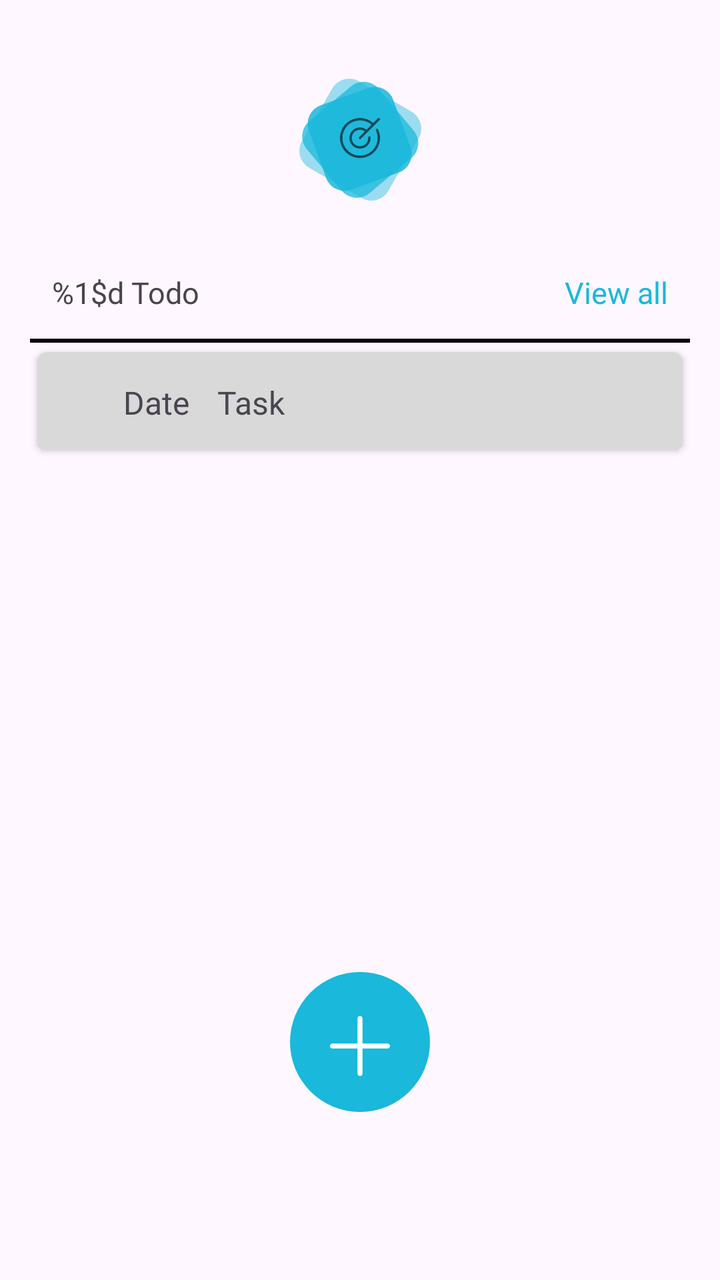
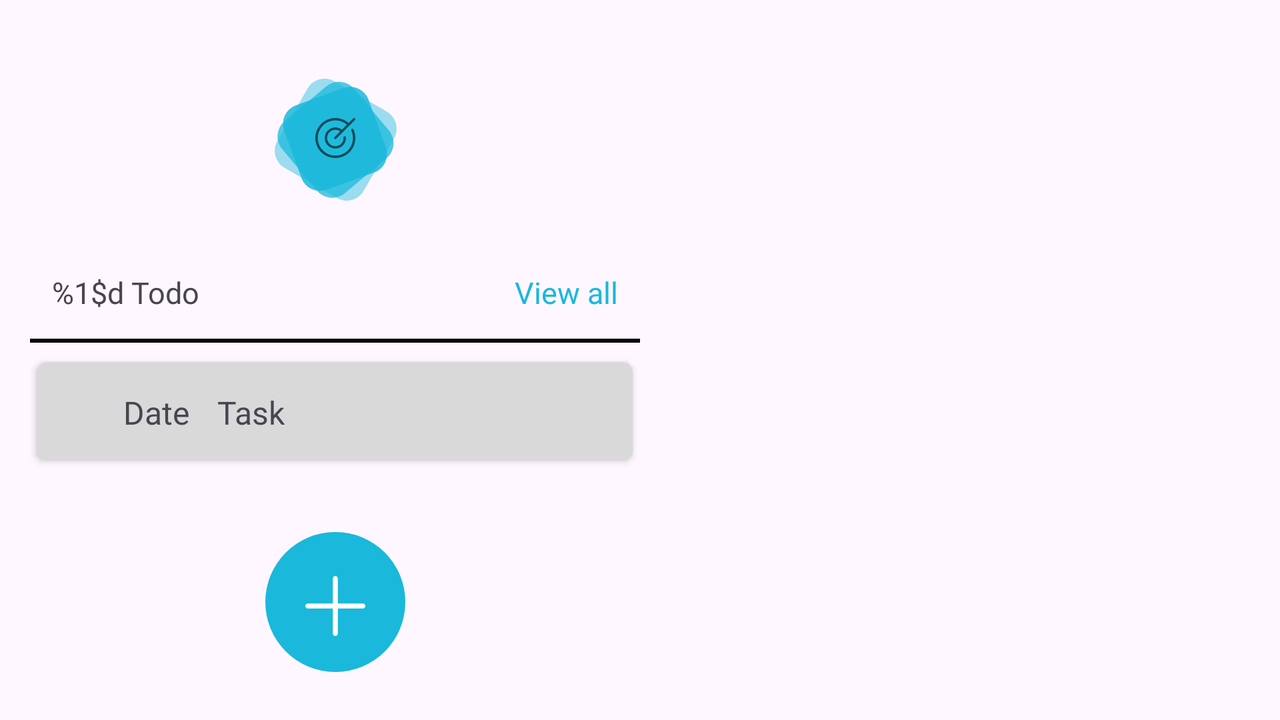

One screen, two layout resources from the same app: the default and the repository's alternative for another configuration. Each is rendered where Android would select it; the XML of both is given below.
<!-- AndroidManifest.xml: application theme Theme.TodoListPlanner -->
<!-- res/layout/activity_main.xml -->
<?xml version="1.0" encoding="utf-8"?>
<androidx.constraintlayout.widget.ConstraintLayout xmlns:android="http://schemas.android.com/apk/res/android"
    xmlns:app="http://schemas.android.com/apk/res-auto"
    xmlns:tools="http://schemas.android.com/tools"
    android:layout_width="match_parent"
    android:layout_height="match_parent"
    android:paddingStart="15dp"
    android:paddingEnd="15dp"
    tools:context=".presentation.MainActivity">

    <ImageView
        android:id="@+id/im_logo"
        android:layout_width="wrap_content"
        android:layout_height="wrap_content"
        android:layout_marginTop="20dp"
        android:background="@android:color/transparent"
        android:importantForAccessibility="no"
        android:src="@drawable/ic_mini_logo"
        app:layout_constraintEnd_toEndOf="parent"
        app:layout_constraintHorizontal_bias="0.5"
        app:layout_constraintStart_toStartOf="parent"
        app:layout_constraintTop_toTopOf="parent"
        tools:ignore="ImageContrastCheck" />

    <TextView
        android:id="@+id/tv_todos_count"
        android:layout_width="wrap_content"
        android:layout_height="wrap_content"
        android:layout_marginStart="11dp"
        android:layout_marginTop="16dp"
        android:fontFamily="@font/montserrat_medium"
        android:text="@string/todo_count"
        android:textSize="15sp"
        app:layout_constraintStart_toStartOf="parent"
        app:layout_constraintTop_toBottomOf="@id/im_logo" />

    <TextView
        android:id="@+id/view_all_button"
        android:layout_width="wrap_content"
        android:layout_height="wrap_content"
        android:layout_marginTop="16dp"
        android:layout_marginEnd="11dp"
        android:fontFamily="@font/montserrat_medium"
        android:text="@string/view_all_button"
        android:textColor="@color/view_all_button_color"
        android:textSize="15sp"
        app:layout_constraintEnd_toEndOf="parent"
        app:layout_constraintTop_toBottomOf="@id/im_logo"
        tools:ignore="TextContrastCheck" />

    <View
        android:id="@+id/bg_line"
        android:layout_width="match_parent"
        android:layout_height="2dp"
        android:layout_marginTop="13dp"
        android:background="@color/black"
        app:layout_constraintEnd_toEndOf="parent"
        app:layout_constraintHorizontal_bias="0.5"
        app:layout_constraintStart_toStartOf="parent"
        app:layout_constraintTop_toBottomOf="@id/view_all_button" />

    <androidx.cardview.widget.CardView
        android:id="@+id/cardView"
        android:layout_width="0dp"
        android:layout_height="wrap_content"
        android:layout_marginBottom="10dp"
        android:backgroundTint="@color/filter_panel_background"
        app:cardCornerRadius="5dp"
        app:cardUseCompatPadding="true"
        app:layout_constraintBottom_toTopOf="@+id/rc_main"
        app:layout_constraintEnd_toEndOf="parent"
        app:layout_constraintHorizontal_bias="0.5"
        app:layout_constraintStart_toStartOf="parent"
        app:layout_constraintTop_toBottomOf="@+id/bg_line">

        <androidx.constraintlayout.widget.ConstraintLayout
            android:layout_width="match_parent"
            android:layout_height="wrap_content"
            android:paddingStart="9dp"
            android:paddingTop="13dp"
            android:paddingEnd="9dp"
            android:paddingBottom="12dp">

            <CheckBox
                android:id="@+id/check_box_filter_panel"
                android:layout_width="24dp"
                android:layout_height="24dp"
                android:background="@drawable/checkbox_layout"
                android:button="@null"
                android:focusable="true"
                android:focusableInTouchMode="true"
                app:layout_constraintBottom_toBottomOf="parent"
                app:layout_constraintStart_toStartOf="parent"
                app:layout_constraintTop_toTopOf="parent"
                tools:ignore="TouchTargetSizeCheck,DuplicateSpeakableTextCheck" />

            <TextView
                android:id="@+id/tv_date"
                android:layout_width="wrap_content"
                android:layout_height="wrap_content"
                android:fontFamily="@font/montserrat"
                android:paddingStart="10dp"
                android:paddingEnd="10dp"
                android:text="@string/filter_panel_date"
                android:textSize="16sp"
                app:layout_constraintBottom_toBottomOf="parent"
                app:layout_constraintStart_toEndOf="@id/check_box_filter_panel"
                app:layout_constraintTop_toTopOf="parent"
                app:layout_constraintVertical_bias="0.5" />

            <TextView
                android:layout_width="0dp"
                android:layout_height="wrap_content"
                android:layout_marginStart="4dp"
                android:fontFamily="@font/montserrat"
                android:text="@string/filter_panel_task"
                android:textSize="16sp"
                app:layout_constraintBottom_toBottomOf="parent"
                app:layout_constraintEnd_toEndOf="parent"
                app:layout_constraintStart_toEndOf="@+id/tv_date"
                app:layout_constraintTop_toTopOf="parent"
                app:layout_constraintVertical_bias="0.5" />

        </androidx.constraintlayout.widget.ConstraintLayout>

    </androidx.cardview.widget.CardView>

    <androidx.recyclerview.widget.RecyclerView
        android:id="@+id/rc_main"
        android:layout_width="0dp"
        android:layout_height="0dp"
        android:layout_marginBottom="50dp"
        app:layoutManager="androidx.recyclerview.widget.LinearLayoutManager"
        app:layout_constraintBottom_toTopOf="@+id/fab"
        app:layout_constraintEnd_toEndOf="parent"
        app:layout_constraintHorizontal_bias="0.5"
        app:layout_constraintStart_toStartOf="parent"
        app:layout_constraintTop_toBottomOf="@+id/cardView"
        tools:listitem="@layout/todo_item" />

    <ImageButton
        android:id="@+id/fab"
        android:layout_width="wrap_content"
        android:layout_height="wrap_content"
        android:layout_marginBottom="76dp"
        android:background="@android:color/transparent"
        android:clickable="true"
        android:focusable="true"
        android:importantForAccessibility="no"
        android:src="@drawable/ic_add_button"
        app:layout_constraintBottom_toBottomOf="parent"
        app:layout_constraintEnd_toEndOf="parent"
        app:layout_constraintHorizontal_bias="0.5"
        app:layout_constraintStart_toStartOf="parent"
        app:layout_constraintTop_toBottomOf="@+id/rc_main"
        tools:ignore="ImageContrastCheck" />

</androidx.constraintlayout.widget.ConstraintLayout>
<!-- resources referenced by this layout -->
<resources>
  <color name="black">#FF000000</color>
  <color name="filter_panel_background">#D9D9D9</color>
  <color name="view_all_button_color">#1AB8DB</color>
  <!-- drawable checkbox_layout (drawable) -->
  <?xml version="1.0" encoding="utf-8"?>
  <selector xmlns:android="http://schemas.android.com/apk/res/android">
      <item android:drawable="@drawable/ic_unchecked_checkbox"
          android:state_checked="false"/>
      <item android:drawable="@drawable/ic_checked_checkbox"
          android:state_checked="true"/>
      <item android:drawable="@drawable/ic_unchecked_checkbox"/>
  </selector>
  <!-- drawable ic_add_button (drawable) -->
  <vector xmlns:android="http://schemas.android.com/apk/res/android"
      android:width="78dp"
      android:height="78dp"
      android:viewportWidth="78"
      android:viewportHeight="78">
    <path
        android:pathData="M39,35m-35,0a35,35 0,1 1,70 0a35,35 0,1 1,-70 0"
        android:fillColor="#1AB8DB"/>
    <path
        android:pathData="M54,37C54,37.164 53.968,37.327 53.905,37.478C53.842,37.63 53.75,37.768 53.634,37.884C53.518,38 53.38,38.092 53.228,38.155C53.077,38.218 52.914,38.25 52.75,38.25H40.25V50.75C40.25,51.082 40.118,51.4 39.884,51.634C39.65,51.868 39.332,52 39,52C38.668,52 38.35,51.868 38.116,51.634C37.882,51.4 37.75,51.082 37.75,50.75V38.25H25.25C24.919,38.25 24.601,38.118 24.366,37.884C24.132,37.65 24,37.332 24,37C24,36.668 24.132,36.35 24.366,36.116C24.601,35.882 24.919,35.75 25.25,35.75H37.75V23.25C37.75,22.919 37.882,22.601 38.116,22.366C38.35,22.132 38.668,22 39,22C39.332,22 39.65,22.132 39.884,22.366C40.118,22.601 40.25,22.919 40.25,23.25V35.75H52.75C52.914,35.75 53.077,35.782 53.228,35.845C53.38,35.908 53.518,36 53.634,36.116C53.75,36.232 53.842,36.37 53.905,36.522C53.968,36.673 54,36.836 54,37Z"
        android:fillColor="#ffffff"/>
  </vector>
  <!-- drawable ic_mini_logo: vector/xml drawable (drawable, 3498 chars, omitted) -->
  <string name="filter_panel_date">Date</string>
  <string name="filter_panel_task">Task</string>
  <string name="todo_count">%1$d Todo</string>
  <string name="view_all_button">View all</string>
  <style name="Theme.TodoListPlanner" parent="Base.Theme.TodoListPlanner" />
  <!-- drawable ic_checked_checkbox (drawable) -->
  <vector xmlns:android="http://schemas.android.com/apk/res/android"
      android:width="20dp"
      android:height="20dp"
      android:viewportWidth="20"
      android:viewportHeight="20">
    <path
        android:pathData="M5,0L15,0A5,5 0,0 1,20 5L20,15A5,5 0,0 1,15 20L5,20A5,5 0,0 1,0 15L0,5A5,5 0,0 1,5 0z"
        android:fillColor="#ffffff"/>
    <path
        android:pathData="M7.218,15.434C7.132,15.434 7.047,15.418 6.968,15.385C6.889,15.352 6.817,15.304 6.756,15.243L2.191,10.678C2.13,10.618 2.082,10.546 2.05,10.467C2.017,10.388 2,10.303 2,10.217C2,10.132 2.017,10.047 2.05,9.968C2.082,9.889 2.13,9.817 2.191,9.756C2.252,9.696 2.323,9.647 2.403,9.615C2.482,9.582 2.566,9.565 2.652,9.565C2.738,9.565 2.823,9.582 2.902,9.615C2.981,9.647 3.053,9.695 3.113,9.756L7.218,13.86L15.887,5.191C16.009,5.069 16.175,5 16.348,5C16.521,5 16.687,5.069 16.809,5.191C16.931,5.313 17,5.479 17,5.652C17,5.825 16.931,5.991 16.809,6.113L7.679,15.243C7.618,15.304 7.546,15.352 7.467,15.385C7.388,15.418 7.303,15.434 7.218,15.434V15.434Z"
        android:fillColor="#00C938"/>
  </vector>
  <style name="Base.Theme.TodoListPlanner" parent="Theme.Material3.DayNight.NoActionBar">
          
          
          <item name="colorPrimary">@color/colorPrimary</item>
          <item name="android:fontFamily">@font/montserrat</item>
      </style>
  <color name="colorPrimary">#1AB8DB</color>
</resources>
<!-- res/layout-land/activity_main.xml (the repository's variant of the layout above) -->
<!-- drawn on the phone turned sideways -->
<?xml version="1.0" encoding="utf-8"?>
<androidx.constraintlayout.widget.ConstraintLayout xmlns:android="http://schemas.android.com/apk/res/android"
    xmlns:app="http://schemas.android.com/apk/res-auto"
    xmlns:tools="http://schemas.android.com/tools"
    android:layout_width="match_parent"
    android:layout_height="match_parent"
    android:paddingStart="15dp"
    android:paddingEnd="15dp"
    tools:context=".presentation.MainActivity">

    <ImageView
        android:id="@+id/im_logo"
        android:layout_width="wrap_content"
        android:layout_height="wrap_content"
        android:layout_marginTop="20dp"
        android:background="@android:color/transparent"
        android:importantForAccessibility="no"
        android:src="@drawable/ic_mini_logo"
        app:layout_constraintEnd_toStartOf="@id/guideline_middle"
        app:layout_constraintHorizontal_bias="0.5"
        app:layout_constraintStart_toStartOf="parent"
        app:layout_constraintTop_toTopOf="parent"
        tools:ignore="ImageContrastCheck" />

    <TextView
        android:id="@+id/tv_todos_count"
        android:layout_width="wrap_content"
        android:layout_height="wrap_content"
        android:layout_marginStart="11dp"
        android:layout_marginTop="16dp"
        android:fontFamily="@font/montserrat_medium"
        android:text="@string/todo_count"
        android:textSize="15sp"
        app:layout_constraintStart_toStartOf="parent"
        app:layout_constraintTop_toBottomOf="@id/im_logo" />

    <TextView
        android:id="@+id/view_all_button"
        android:layout_width="wrap_content"
        android:layout_height="wrap_content"
        android:layout_marginTop="16dp"
        android:layout_marginEnd="11dp"
        android:fontFamily="@font/montserrat_medium"
        android:text="@string/view_all_button"
        android:textColor="@color/view_all_button_color"
        android:textSize="15sp"
        app:layout_constraintEnd_toStartOf="@id/guideline_middle"
        app:layout_constraintTop_toBottomOf="@id/im_logo"
        tools:ignore="TextContrastCheck" />

    <View
        android:id="@+id/bg_line"
        android:layout_width="0dp"
        android:layout_height="2dp"
        android:layout_marginTop="13dp"
        android:background="@color/black"
        app:layout_constraintEnd_toStartOf="@id/guideline_middle"
        app:layout_constraintHorizontal_bias="0.5"
        app:layout_constraintStart_toStartOf="parent"
        app:layout_constraintTop_toBottomOf="@id/view_all_button" />

    <androidx.cardview.widget.CardView
        android:id="@+id/cardView"
        android:layout_width="0dp"
        android:layout_height="wrap_content"
        android:layout_marginTop="5dp"
        android:backgroundTint="@color/filter_panel_background"
        app:cardCornerRadius="5dp"
        app:cardUseCompatPadding="true"
        app:layout_constraintEnd_toStartOf="@id/guideline_middle"
        app:layout_constraintHorizontal_bias="0.5"
        app:layout_constraintStart_toStartOf="parent"
        app:layout_constraintTop_toBottomOf="@+id/bg_line">

        <androidx.constraintlayout.widget.ConstraintLayout
            android:layout_width="match_parent"
            android:layout_height="wrap_content"
            android:paddingStart="9dp"
            android:paddingTop="13dp"
            android:paddingEnd="9dp"
            android:paddingBottom="12dp">

            <CheckBox
                android:id="@+id/check_box_filter_panel"
                android:layout_width="24dp"
                android:layout_height="24dp"
                android:background="@drawable/checkbox_layout"
                android:button="@null"
                android:focusable="true"
                android:focusableInTouchMode="true"
                app:layout_constraintBottom_toBottomOf="parent"
                app:layout_constraintStart_toStartOf="parent"
                app:layout_constraintTop_toTopOf="parent"
                tools:ignore="TouchTargetSizeCheck,DuplicateSpeakableTextCheck" />

            <TextView
                android:id="@+id/tv_date"
                android:layout_width="wrap_content"
                android:layout_height="wrap_content"
                android:fontFamily="@font/montserrat"
                android:paddingStart="10dp"
                android:paddingEnd="10dp"
                android:text="@string/filter_panel_date"
                android:textSize="16sp"
                app:layout_constraintBottom_toBottomOf="parent"
                app:layout_constraintStart_toEndOf="@id/check_box_filter_panel"
                app:layout_constraintTop_toTopOf="parent"
                app:layout_constraintVertical_bias="0.5" />

            <TextView
                android:layout_width="0dp"
                android:layout_height="wrap_content"
                android:layout_marginStart="4dp"
                android:fontFamily="@font/montserrat"
                android:text="@string/filter_panel_task"
                android:textSize="16sp"
                app:layout_constraintBottom_toBottomOf="parent"
                app:layout_constraintEnd_toEndOf="parent"
                app:layout_constraintStart_toEndOf="@+id/tv_date"
                app:layout_constraintTop_toTopOf="parent"
                app:layout_constraintVertical_bias="0.5" />

        </androidx.constraintlayout.widget.ConstraintLayout>

    </androidx.cardview.widget.CardView>

    <androidx.recyclerview.widget.RecyclerView
        android:id="@+id/rc_main"
        android:layout_width="0dp"
        android:layout_height="0dp"
        app:layoutManager="androidx.recyclerview.widget.LinearLayoutManager"
        app:layout_constraintBottom_toTopOf="@+id/fab"
        app:layout_constraintEnd_toStartOf="@id/guideline_middle"
        app:layout_constraintHorizontal_bias="0.5"
        app:layout_constraintStart_toStartOf="parent"
        app:layout_constraintTop_toBottomOf="@+id/cardView"
        tools:listitem="@layout/todo_item" />

    <ImageButton
        android:id="@+id/fab"
        android:layout_width="wrap_content"
        android:layout_height="wrap_content"
        android:layout_marginBottom="16dp"
        android:background="@android:color/transparent"
        android:clickable="true"
        android:focusable="true"
        android:importantForAccessibility="no"
        android:src="@drawable/ic_add_button"
        app:layout_constraintBottom_toBottomOf="parent"
        app:layout_constraintEnd_toStartOf="@id/guideline_middle"
        app:layout_constraintHorizontal_bias="0.5"
        app:layout_constraintStart_toStartOf="parent"
        tools:ignore="ImageContrastCheck" />

    <androidx.constraintlayout.widget.Guideline
        android:id="@+id/guideline_middle"
        android:layout_width="wrap_content"
        android:layout_height="wrap_content"
        android:orientation="vertical"
        app:layout_constraintGuide_percent="0.5" />

    <androidx.fragment.app.FragmentContainerView
        android:id="@+id/fragment_container_view"
        android:layout_marginStart="15dp"
        android:layout_width="0dp"
        tools:context=".presentation.MainActivity"
        android:layout_height="match_parent"
        app:layout_constraintStart_toEndOf="@id/guideline_middle"
        tools:layout="@layout/fragment_todo_item"
        app:layout_constraintEnd_toEndOf="parent" />

</androidx.constraintlayout.widget.ConstraintLayout>
